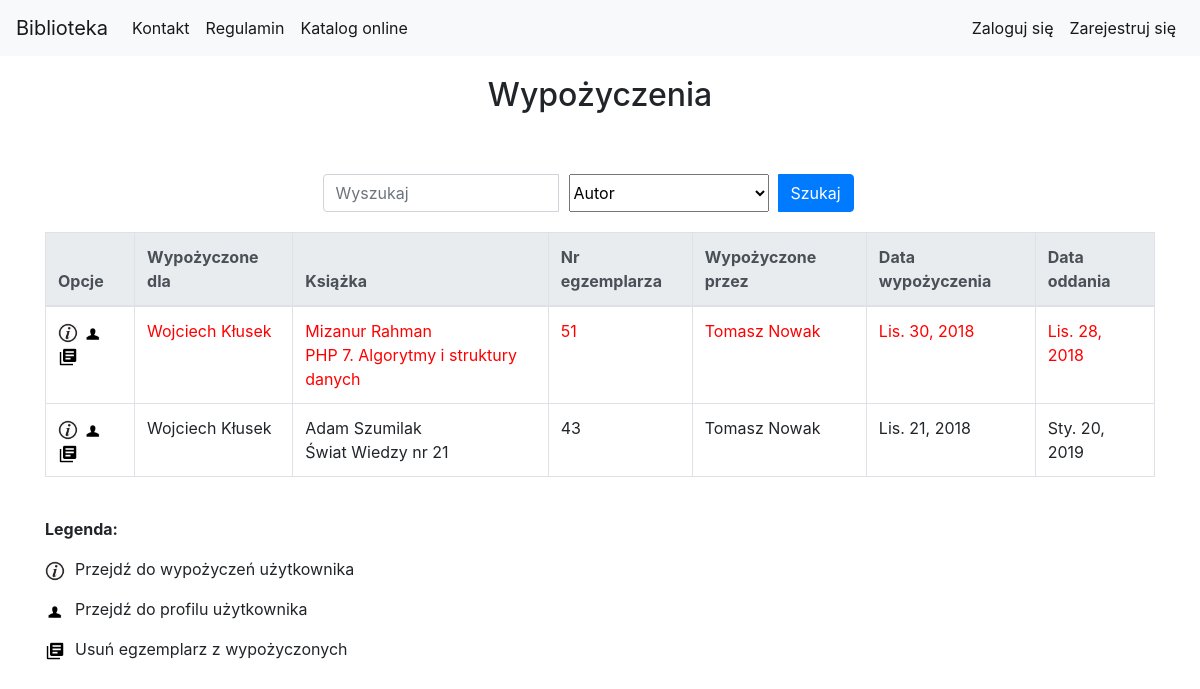
/library/borrow_list/, run on an earlier commit of the app's database.
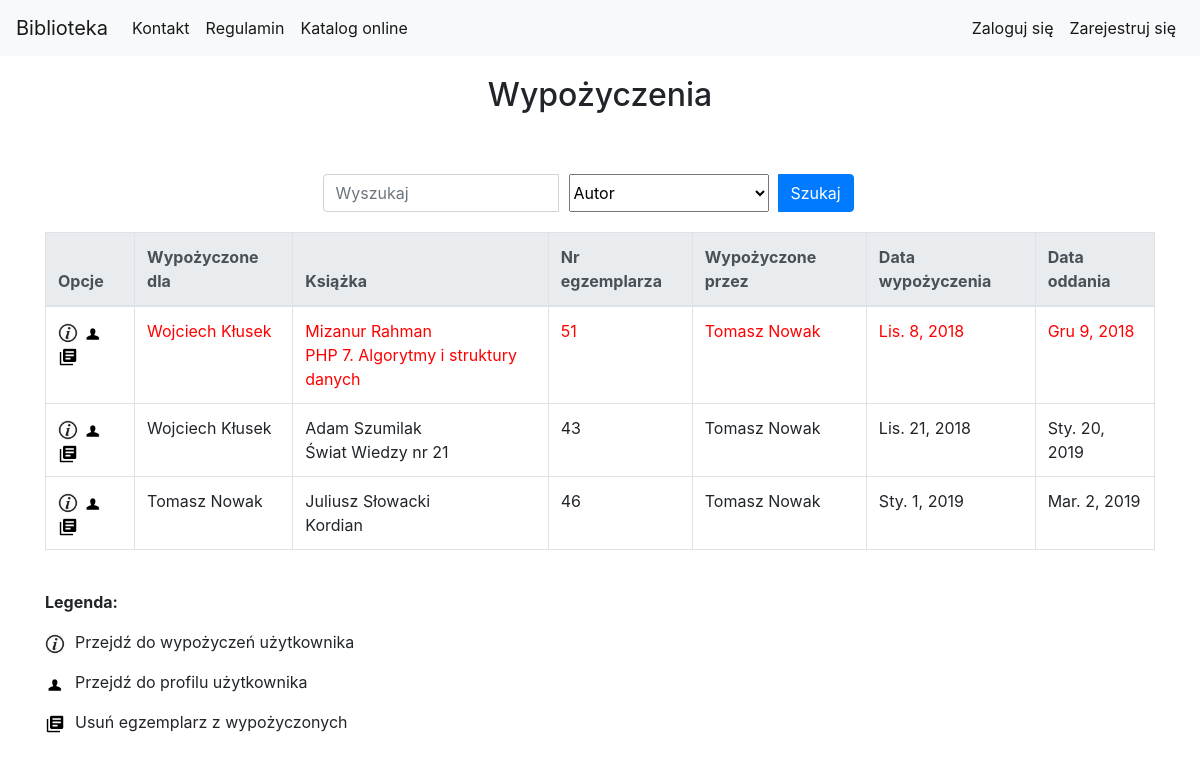
And on a later commit of the database.
### library_app/models.py (models this page shows, shortened)
class Borrow(models.Model):
    user = models.ForeignKey(User, verbose_name='Wypożycz dla')
    borrow_librarian = models.ForeignKey(User, related_name="borrow_librarian", verbose_name='Bibliotekarz wypożyczający')
    receive_librarian = models.ForeignKey(User, related_name="receive_librarian", null=True, blank=True, verbose_name='Bibliotekarz odbierający')
    book_copy_id = models.ForeignKey(BookCopy, related_name="borrow_bookcopy", verbose_name='Egzemplarz ksiązki')
    borrow_date = models.DateField(auto_now=True, verbose_name='Data wypożyczenia')
    receive_date = models.DateField(default=datetime.now()+timedelta(days=60), verbose_name='Data oddania')
    is_prolong = models.BooleanField(default=False, verbose_name="Czy prolongowana")
    is_date_exceeded = models.BooleanField(default=False, verbose_name="Czy data oddania przekroczona")

class Author(models.Model):
    first_name = models.CharField(max_length=200, verbose_name='Imię')
    last_name = models.CharField(max_length=200, verbose_name='Nazwisko')
    country = models.CharField(max_length=200, verbose_name='Kraj', default='')
    biography = models.TextField(default='', blank=True, null=True, verbose_name='Biografia')
    birth_place = models.CharField(max_length=200, default='', blank=True, null=True, verbose_name='Miejsce urodzenia')
    image_url = models.URLField(default='', blank=True, null=True, verbose_name='Adres url portretu, zakończony rozszerzeniem')
    years_of_life = models.CharField(max_length=10, default='', blank=True, null=True, verbose_name='Lata życia')

class BookCopy(models.Model):
    book = models.ForeignKey(Book, related_name="bookcopies", verbose_name='Wybierz książkę') #teraz w templatce mozemy z poziomu klasy book odnosic sie do obiektow bookcopy, np {{book.bookcopies.count}} da liczbe kopii ksiazek ktore maja w polu book id danej ksiazki
    is_borrowed = models.BooleanField(default=False)

class Book(models.Model):
    authors = models.ManyToManyField(Author, related_name='book_authors', verbose_name='Autorzy')
    category = models.ForeignKey(Category, related_name='book_categories', verbose_name='Kategoria')
    publishing_house = models.ForeignKey(PublishingHouse, related_name='publishing_houses', verbose_name='Wydawnictwo')
    isbn = models.CharField(max_length=30, unique=True, verbose_name='Numer ISBN')
    title = models.CharField(max_length=200, verbose_name='Tytuł')
    description = models.TextField(blank=True, default='', verbose_name='Opis')
    publish_date = models.DateField(default=datetime.now, blank=True, verbose_name='Data publikacji')
    edition = models.PositiveIntegerField(default=1, verbose_name='Numer wydania')
    image_url = models.URLField(default='', blank=True, null=True, verbose_name='Adres url okładki zakończony rozszerzeniem obrazu')
    add_date = models.DateTimeField(auto_now=True)
    slug = models.SlugField(allow_unicode=True, unique=True)

### library_app/views.py (the view)
class BorrowListView(LoginRequiredMixin, SuperuserRequiredMixin, generic.ListView):
    login_url = reverse_lazy('no_permission')
    model = models.Borrow
    context_object_name = "borrow_list" #human-understandable name of variable to access from templates
    paginate_by = 10
    def get_queryset(self):
        search_query = self.request.GET.get("search_query")
        search_type = self.request.GET.get("search_type")
        query_result = None
        if search_query is not None:
            if search_type == "title":
                query_result = models.Borrow.objects.all().filter(book_copy_id__book__title__icontains=search_query)
            elif search_type == "author":
                authors_result = models.Borrow.objects.all().filter(book_copy_id__book__authors__first_name__icontains=search_query) | models.Borrow.objects.all().filter(book_copy_id__book__authors__last_name__icontains=search_query)
                query_result = authors_result
            elif search_type == "bookcopy_nr":
                query_result = models.Borrow.objects.all().filter(book_copy_id__id__icontains=search_query)
            elif search_type == "borrow_by_user":
                borrow_by_result = models.Borrow.objects.all().filter(user__first_name__contains=search_query) | models.Borrow.objects.all().filter(user__last_name__contains=search_query)
                query_result = borrow_by_result
            elif search_type == "borrow_by_librarian":
                borrow_by_result = models.Borrow.objects.all().filter(borrow_librarian__first_name__contains=search_query) | models.Borrow.objects.all().filter(borrow_librarian__last_name__contains=search_query)
                query_result = borrow_by_result
            return query_result.order_by("receive_date")
        else:
            return models.Borrow.objects.all().order_by("receive_date")

### library_app/templatetags/custom_tags.py (called while the page is built)
@register.simple_tag(name='get_user_profile')
def get_user_profile(user_obj):
    return models.UserProfileInfo.objects.get(user=user_obj)

### library_app/templates/library_app/borrow_list.html (shortened to what this page needs)
{% extends "base.html" %}
{% load static %}
{% load custom_tags %}
{% block body_block %}
<div class="container">
    <div class="page-title">
        <h2>Wypożyczenia</h2>
    </div>
            <div class="search-bar">
                <form class="form-inline" action="{% url 'library_app:borrow_list' %}" method="GET">
                    <div class="input-group">
                        <input type="search" class="form-control" name="search_query" placeholder="Wyszukaj">
                        <select class="search-select" name="search_type">
                            <option value="author" selected>Autor</option>
                        </select>
                        <div class="input-group-append search-button">
                            <button class="btn btn-primary" type="submit">Szukaj</button>
                        </div>
                    </div>
                </form>
            </div>
    <table class="table table-bordered table-hover">
        <thead class="thead-light">
            <tr>
                <th scope="col">Opcje</th>
                <th scope="col">Wypożyczone dla</th>
                <th scope="col">Książka</th>
                <th scope="col">Nr egzemplarza</th>
                <th scope="col">Wypożyczone przez</th>
                <th scope="col">Data wypożyczenia</th>
                <th scope="col">Data oddania</th>
            </tr>
        </thead>
        <tbody>
            {% for borrow in borrow_list %}
                {% if borrow.is_date_exceeded %}
                <tr style="color:red">
                {% else %}
                    <tr>
                {% endif %}
                <td>
                    <a href="{% url 'library_app:user_borrows' pk=borrow.user.pk %}"><img src="{% static 'website_icons/info_ico.png' %}" alt="Wypożyczenia" width="20" height="20"></a>
                    {% get_user_profile borrow.user as user_profile_obj %}
                    <a href="{% url 'library_app:user_profile' pk=user_profile_obj.pk %}"><img src="{% static 'website_icons/user_ico.png' %}" alt="Profil" width="20" height="20"></a>
                    <a href="{% url 'library_app:borrow_delete' pk=borrow.pk %}"><img src="{% static 'website_icons/del_borrow_ico.png' %}" alt="Usuń" width="20" height="20"></a>
                </td>
                <td>{{borrow.user.get_full_name}}</td>
                <td>
                    {% for author in borrow.book_copy_id.book.authors.all %}
                        {{author.first_name}} {{author.last_name}}
                        <br>
                    {% endfor %}
                    {{borrow.book_copy_id.book.title}}
                </td>
                <td>{{borrow.book_copy_id.id}}</td>
                <td>{{borrow.borrow_librarian.get_full_name}}</td>
                <td>{{borrow.borrow_date}}</td>
                <td>{{borrow.receive_date}}</td>
            </tr>
            {% endfor %}
        </tbody>
    </table>
    <div class="table-legend">
        <p><b>Legenda:</b></p>
        <p><img src="{% static 'website_icons/info_ico.png' %}" alt="Szczegóły" width="20" height="20">Przejdź do wypożyczeń użytkownika </p>
        <p><img src="{% static 'website_icons/user_ico.png' %}" alt="Szczegóły" width="20" height="20">Przejdź do profilu użytkownika </p>
        <p><img src="{% static 'website_icons/del_borrow_ico.png' %}" alt="Szczegóły" width="20" height="20">Usuń egzemplarz z wypożyczonych </p>
    </div>
</div>
{% endblock %}

What changed in the data, as far as the page shows it:
changed Borrow "PHP 7. Algorytmy i struktury danych": borrow_date "Lis. 30, 2018" → "Lis. 8, 2018"; receive_date "Lis. 28, 2018" → "Gru 9, 2018"
added Borrow: user.get_full_name "Tomasz Nowak", book_copy_id.book "Kordian", book_copy_id.id "46", borrow_librarian.get_full_name "Tomasz Nowak", borrow_date "Sty. 1, 2019", receive_date "Mar. 2, 2019"
now on this page (row unchanged): Author: first_name "Juliusz", last_name "Słowacki", shown under "Tomasz Nowak"
